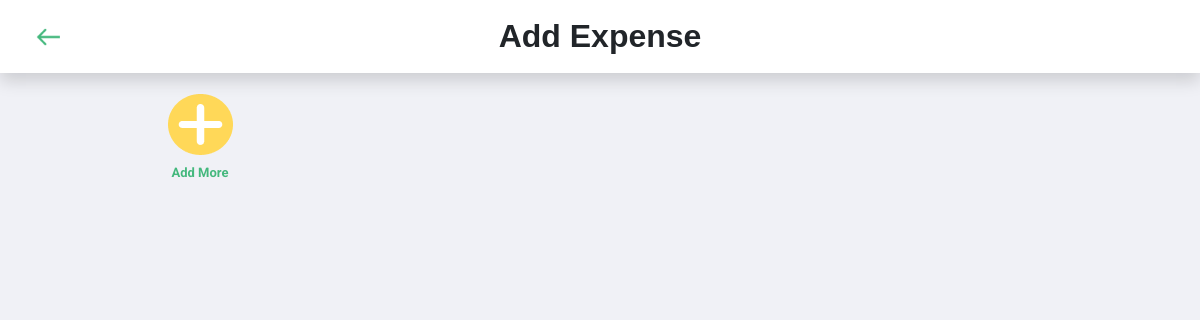
The page /pages/income&expenses/addExpenses.php on the database as committed earlier.
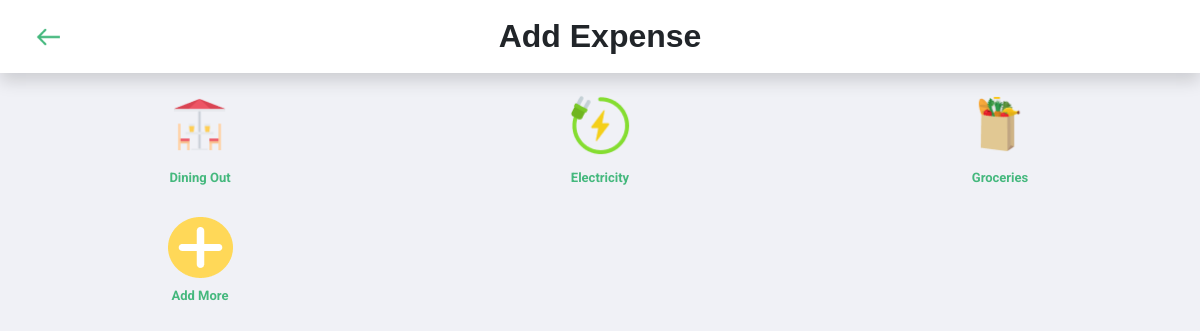
The same page on the database as committed later.
### tables this page shows
CREATE TABLE `tbl_usercategories` (
  `userCategoryID` int(11) NOT NULL,
  `categoryName` varchar(100) NOT NULL,
  `type` varchar(10) NOT NULL,
  `icon` varchar(50) NOT NULL,
  `userNecessityType` varchar(20) NOT NULL,
  `userisFlexible` tinyint(1) NOT NULL,
  `defaultCategoryID` int(11) NOT NULL,
  `userID` int(11) NOT NULL,
  `isSelected` tinyint(1) NOT NULL DEFAULT 0
);

### assets/shared/connect.php (called while the page is built, shortened)
<?php
  function executeQuery($query){
    $conn = $GLOBALS['conn'];
    return mysqli_query($conn, $query);
  }
?>

### pages/income&expenses/process/addexpenseprocess.php (called while the page is built, shortened)
<?php
$getExpensesCategoriesQuery = "SELECT userCategoryID, categoryName, icon FROM tbl_usercategories WHERE userID= 1 AND type = 'expense' AND isSelected = 1";
$expenseCategoriesResult = executeQuery($getExpensesCategoriesQuery);
?>

### pages/income&expenses/addExpenses.php (the view, shortened to what this page needs)
<?php include ('../../assets/shared/connect.php')?>
<?php include ('process/addexpenseprocess.php')?>
<!DOCTYPE html>
<html lang="en">
<head>
    <link href="https://cdn.jsdelivr.net/npm/bootstrap@5.3.3/dist/css/bootstrap.min.css" rel="stylesheet">
    <link rel="stylesheet" href="../../assets/css/sideBar.css">
    <link rel="stylesheet" href="../../assets/css/addIncomeExpense.css">
</head>
<body>
    <nav class="bg-white px-4 py-4 d-flex justify-content-center align-items-center shadow sticky-top">
        <div class="container-fluid position-relative">
            <div class="d-flex align-items-start justify-content-start">
                <a href="income&expenses.php">
                    <img class="img-fluid" src="../../assets/img/shared/BackArrow.png" alt="Back"
                        style="height: 24px;" />
                </a>
            </div>
            <div class="position-absolute top-50 start-50 translate-middle">
                <h2 class="m-0 text-center navigationBarTitle">Add Expense</h2>
            </div>
        </div>
    </nav>
    <div class="container-fluid mainContainer d-flex flex-column">
        <div class="scrollable-container" id="scrollableContainer">
            <div class="row py-3">
            <?php
            if (mysqli_num_rows($expenseCategoriesResult)>0){
                while ($expenseCategory = mysqli_fetch_assoc($expenseCategoriesResult)){
            ?>
            <div class="col-4 d-flex justify-content-center align-items-center">
                <button onclick="categoryButton(this); sendID(this)" type="button" class="btn p-0 m-0 text-center categoryButton" data-categoryID="<?php echo $expenseCategory['userCategoryID']?>">
                    <img class="img-fluid categoryPic" src="../../assets/img/shared/categories/expense/<?php echo $expenseCategory['icon']?>">
                    <p class="categoryName py-2"><b><?php echo $expenseCategory['categoryName']?></b></p>
                </button>
            </div>
            <?php
                 }
            }
            ?>
            <div class="col-4 d-flex justify-content-center align-items-center">
                <a style="text-decoration: none;" href="addExpensesCategory.php">
                    <div class="container p-0 mt-1 text-center">
                        <img class="img-fluid categoryPic" src="../../assets/img/shared/addCategory.png">
                        <p class="categoryName py-2"><b>Add More</b></p>
                </a>
            </div>
        </div>
        </div>
    </div>
</body>
</html>

### assets/css/sideBar.css (style rules this page uses)
html, body { height: 100%; margin: 0; padding: 0; overflow-x: hidden; }
* { box-sizing: border-box; }

### assets/css/addIncomeExpense.css (style rules this page uses)
body { font-family: "Roboto", sans-serif; background-color: #F0F1F6; }
.navigationBarTitle { font-family: "Poppins", sans-serif; font-weight: 700; }
.mainContainer { background-color: #F0F1F6; }
.scrollable-container { height: 90vh; overflow-y: auto; overflow-x: hidden; }
.categoryPic { border: none; max-height: 70px; }
.categoryName { font-size: 13px; color: #44B87D; }

Rows that differ between the two databases and show on the page:
added tbl_usercategories: icon (picture), categoryName "Dining Out"
added tbl_usercategories: icon (picture), categoryName "Electricity"
added tbl_usercategories: icon (picture), categoryName "Groceries"
